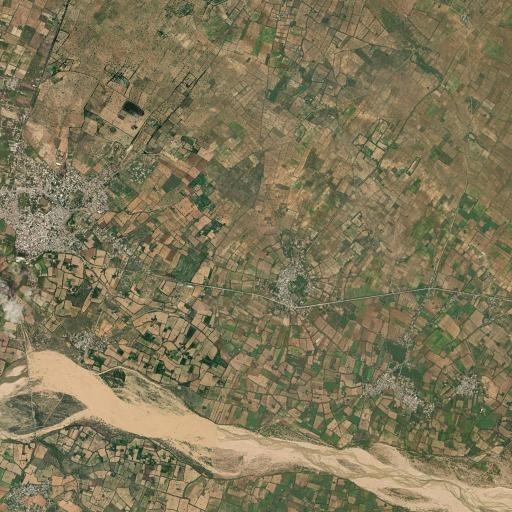
#> input picture data/ahore_satellite.jpg, 512 x 512 px
$ python -i view_terminal_image.py   (imports and definitions only)
#> lines starting #> are read from the running program, lines starting #| are printed output that depends on the picture
"""
Terminal Image Viewer for Remote Sensing Imagery
================================================
Renders any satellite or aerial image directly in the terminal using
24-bit ANSI TrueColor half-blocks.

Usage:
    python scripts/view_terminal_image.py <path_to_image> [width]

Example:
    python scripts/view_terminal_image.py data/bhoonidhi/cartosat/images/scene_0000.png 60
"""

import os
import sys
from PIL import Image

# Ensure stdout handles UTF-8 block characters on Windows
# [5 lines not run here, left out]


def display_image_in_terminal(image_path: str, width: int = 50):
#> called with image_path = '../data/ahore_satellite.jpg', width = 50
    if not os.path.exists(image_path):
        print(f"❌ File not found: {image_path}")
        return

    try:
        img = Image.open(image_path).convert("RGB")
#> img is the input picture: PIL image 512x512 RGB; mean R, G, B 126.7, 118.1, 87.9
    except Exception as e:
        print(f"❌ Error opening image: {e}")
        return

    orig_w, orig_h = img.size
#> orig_w = 512; orig_h = 512
    # Terminal characters are roughly twice as tall as they are wide
    aspect = orig_h / orig_w
#> aspect = 1
    height = int(width * aspect * 0.5)
#> height = 25

    # Resize to width x (height * 2) so 2 vertical pixels fit in one half-block character
    img_resized = img.resize((width, max(2, height * 2)), Image.Resampling.BILINEAR)
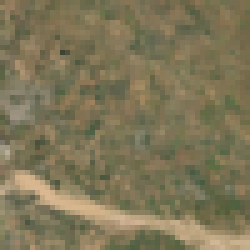
#> img_resized: PIL image 50x50 RGB (shown 5 times larger); mean R, G, B 126.7, 118.1, 87.9

    print(f"\n🛰️  Displaying: {os.path.basename(image_path)} ({orig_w}x{orig_h} px)")
#| 🛰️  Displaying: ahore_satellite.jpg (512x512 px)
    print("=" * width)

    for y in range(0, height * 2, 2):
        row = []
        for x in range(width):
            r_top, g_top, b_top = img_resized.getpixel((x, y))
            if y + 1 < height * 2:
                r_bot, g_bot, b_bot = img_resized.getpixel((x, y + 1))
            else:
                r_bot, g_bot, b_bot = (0, 0, 0)

            # Upper block char: foreground = top pixel color, background = bottom pixel color
            row.append(f"\033[38;2;{r_top};{g_top};{b_top}m\033[48;2;{r_bot};{g_bot};{b_bot}m▀")
        row.append("\033[0m")
        print("".join(row))

    print("=" * width + "\n")


# [12 lines not run here, left out]

>>> result = display_image_in_terminal('../data/ahore_satellite.jpg')

$ run again, on data/banff_satellite.jpg
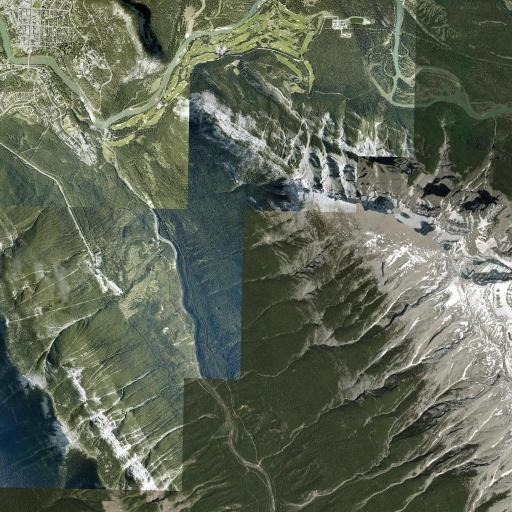
#> input picture data/banff_satellite.jpg, 512 x 512 px
#> in display_image_in_terminal, img is the input picture: PIL image 512x512 RGB; mean R, G, B 96.3, 103.7, 87.2
#> in display_image_in_terminal, `img_resized = img.resize((width, max(2, height * 2)), Image.Resampling..`:
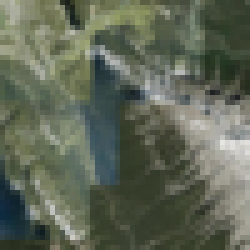
#> img_resized: PIL image 50x50 RGB (shown 5 times larger); mean R, G, B 96.3, 103.7, 87.2
#| 🛰️  Displaying: banff_satellite.jpg (512x512 px)
